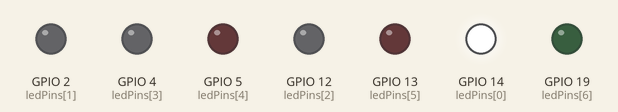
This sketch was run on a simulated ESP32. On the bench: output pins drawn as LEDs (lit = HIGH).

Above: at 0.2 s.
At 1.2 s:
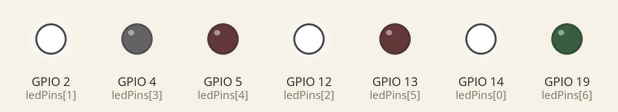
At 2.5 s:
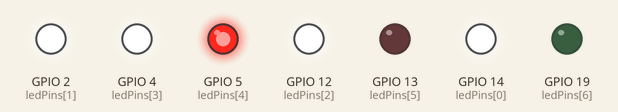
At 5.5 s:
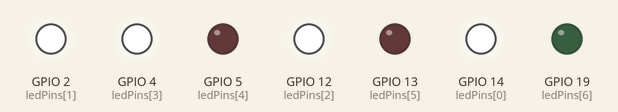
At 11.7 s:
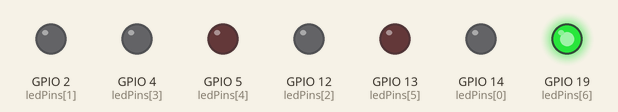
At 22.0 s:
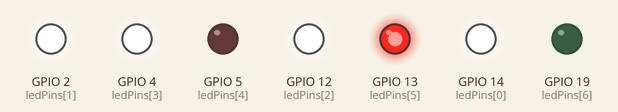
Timing chart, 0 to 22.8 s (numbered marks = the images above):
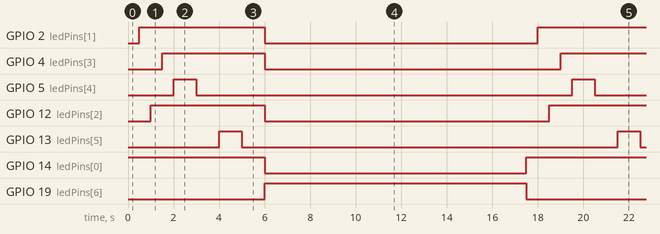

The sketch:

sketch.ino
```cpp
const int ledPins[] = {14, 2, 12, 4, 5, 13, 19};
const int numLeds = sizeof(ledPins) / sizeof(ledPins[0]);
const int espera_1 = 1000;
const int espera_2 = 500;
const int espera_3 = 11500;
void setup(){
for(int i = 0; i < numLeds; i++){
  pinMode(ledPins[i], OUTPUT);
  }
}

void loop(){

for(int i = 0; i < numLeds; i++){
  if(i < 4){
    digitalWrite(ledPins[i], HIGH);
    delay(espera_2);
  }
  if(i > 3 && i < 6){
    digitalWrite(ledPins[i], HIGH);
    delay(espera_1);
    digitalWrite(ledPins[i], LOW);
    delay(espera_1);
    i++;
    digitalWrite(ledPins[i], HIGH);
    delay(espera_1);
    digitalWrite(ledPins[i], LOW);
    delay(espera_1);
  }
  if(i == 6){
    digitalWrite(ledPins[0], LOW);
    digitalWrite(ledPins[1], LOW);
    digitalWrite(ledPins[2], LOW);
    digitalWrite(ledPins[3], LOW);
    digitalWrite(ledPins[i], HIGH);
    delay(espera_3);
    digitalWrite(ledPins[i], LOW);
  }
}
}
```

Measured:
- by itself, GPIO 2 (ledPins[1]): alternates HIGH for 5.5 s and LOW for 12.0 s
- by itself, GPIO 4 (ledPins[3]): alternates HIGH for 4.5 s and LOW for 13.0 s
- by itself, GPIO 5 (ledPins[4]), GPIO 13 (ledPins[5]): alternates HIGH for 1.0 s and LOW for 16.5 s
- by itself, GPIO 12 (ledPins[2]): alternates HIGH for 5.0 s and LOW for 12.5 s
- by itself, GPIO 14 (ledPins[0]): alternates HIGH for 6.0 s and LOW for 11.5 s
- by itself, GPIO 19 (ledPins[6]): alternates HIGH for 11.5 s and LOW for 6.0 s
